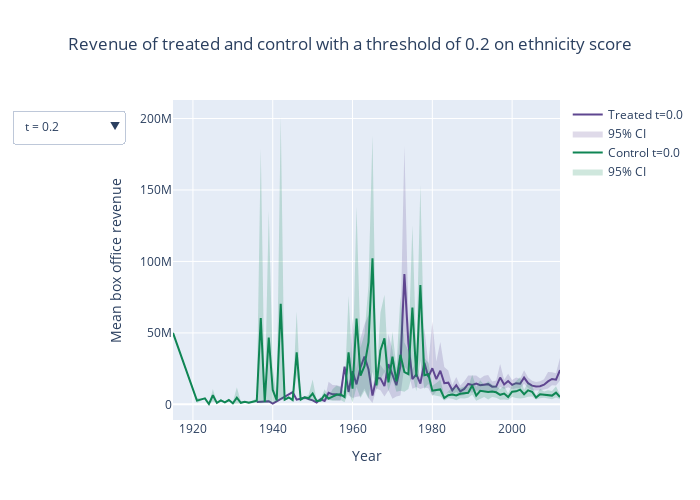

Notebook source saved alongside this figure:
### Code cell
fig = go.Figure()

i = 0
for y_t, y_c, treated, control, t_ci_l, t_ci_u, c_ci_l, c_ci_u, c, t in zip(years_ethnicity_treated,
                                                                            years_ethnicity_control, 
                                                                            revenue_ethnicity_treated, 
                                                                            revenue_ethnicity_control,
                                                                            treated_ethnicity_cis_lower,
                                                                            treated_ethnicity_cis_upper,
                                                                            control_ethnicity_cis_lower,
                                                                            control_ethnicity_cis_upper,
                                                                            colors,
                                                                            thresholds):
    fig.add_trace(
        go.Scatter(
            x = list(y_t),
            y = treated.values,
            line=dict(color=c[0]),
            name = f'Treated t={t}',
            mode = 'lines'
        )
    )
    fig.add_trace(
        go.Scatter(
            x=list(y_t)+list(y_t)[::-1], # x, then x reversed
            y=t_ci_u+t_ci_l[::-1], # upper, then lower reversed
            fill='toself',
            fillcolor=c[1],
            line=dict(color='rgba(255,255,255,0)'),
            hoverinfo="skip",
            name='95% CI',
            showlegend=True
        )
    )
    fig.add_trace(
        go.Scatter(
            x = list(y_c),
            y = control.values,
            line=dict(color=c[2]),
            name = f'Control t={t}',
            mode = 'lines'
        )
    )
    fig.add_trace(
        go.Scatter(
            x=list(y_c)+list(y_c)[::-1], # x, then x reversed
            y=c_ci_u+c_ci_l[::-1], # upper, then lower reversed
            fill='toself',
            fillcolor=c[3],
            line=dict(color='rgba(255,255,255,0)'),
            hoverinfo="skip",
            name='95% CI',
            showlegend=True
        )
    )
    
fig.update_layout(
    width=700,
    height=500,
    xaxis_title="Year", yaxis_title="Mean box office revenue",
    title='Revenue of treated and control including all thresholds on ethnicity score',
    title_x = 0.5,
    updatemenus=[go.layout.Updatemenu(
        active=0,
        name="Threshold",
        buttons=list(
            [dict(label = 'All',
                  method = 'update',
                  args = [{'visible': [True for i in range(24)]},
                          {'title': 'Revenue of treated and control including all thresholds on ethnicity score',
                           'title_x': 0.5,
                           'showlegend':True}]),
             dict(label = 'All (w/0 CI´s)',
                  method = 'update',
                  args = [{'visible': [i % 2 == 0 for i in range(24)]},
                          {'title': 'Revenue of treated and control including all thresholds on ethnicity score',
                           'title_x': 0.5,
                           'showlegend':True}]),
             dict(label = 't = 0.2',
                  method = 'update',
                  args = [{'visible': [True]*4 + [False]*20}, 
                          {'title': 'Revenue of treated and control with a threshold of 0.2 on ethnicity score',
                           'title_x': 0.5,
                           'showlegend':True}]),
             dict(label = 't = 0.3',
                  method = 'update',
                  args = [{'visible': [False] * 4 + [True] * 4 + [False] * 16},
                          {'title': 'Revenue of treated and control with a threshold of 0.3 on ethnicity score',
                           'title_x': 0.5,
                           'showlegend':True}]),
             dict(label = 't = 0.4',
                  method = 'update',
                  args = [{'visible': [False] * 8 + [True] * 4 + [False] * 12},
                          {'title': 'Revenue of treated and control with a threshold of 0.4 on ethnicity score',
                           'title_x': 0.5,
                           'showlegend':True}]),
             dict(label = 't = 0.5',
                  method = 'update',
                  args = [{'visible': [False] * 12 + [True] * 4 + [False] * 8},
                          {'title': 'Revenue of treated and control with a threshold of 0.5 on ethnicity score',
                           'title_x': 0.5,
                           'showlegend':True}]),
              dict(label = 't = 0.6',
                  method = 'update',
                  args = [{'visible': [False] * 16 + [True] * 4+ [False] * 4},
                          {'title': 'Revenue of treated and control with a threshold of 0.6 on ethnicity score',
                           'title_x': 0.5,
                           'showlegend':True}]),
             dict(label = 't = 0.7',
                  method = 'update',
                  args = [{'visible': [False] * 20 + [True] * 4},
                          {'title': 'Revenue of treated and control with a threshold of 0.7 on ethnicity score',
                           'title_x': 0.5,
                           'showlegend':True}]),
            ]),
        pad={"r": 30, "t": 10},
        )
    ])

fig.show()
fig.write_html("./plots/revenue_ethnicity.html")
